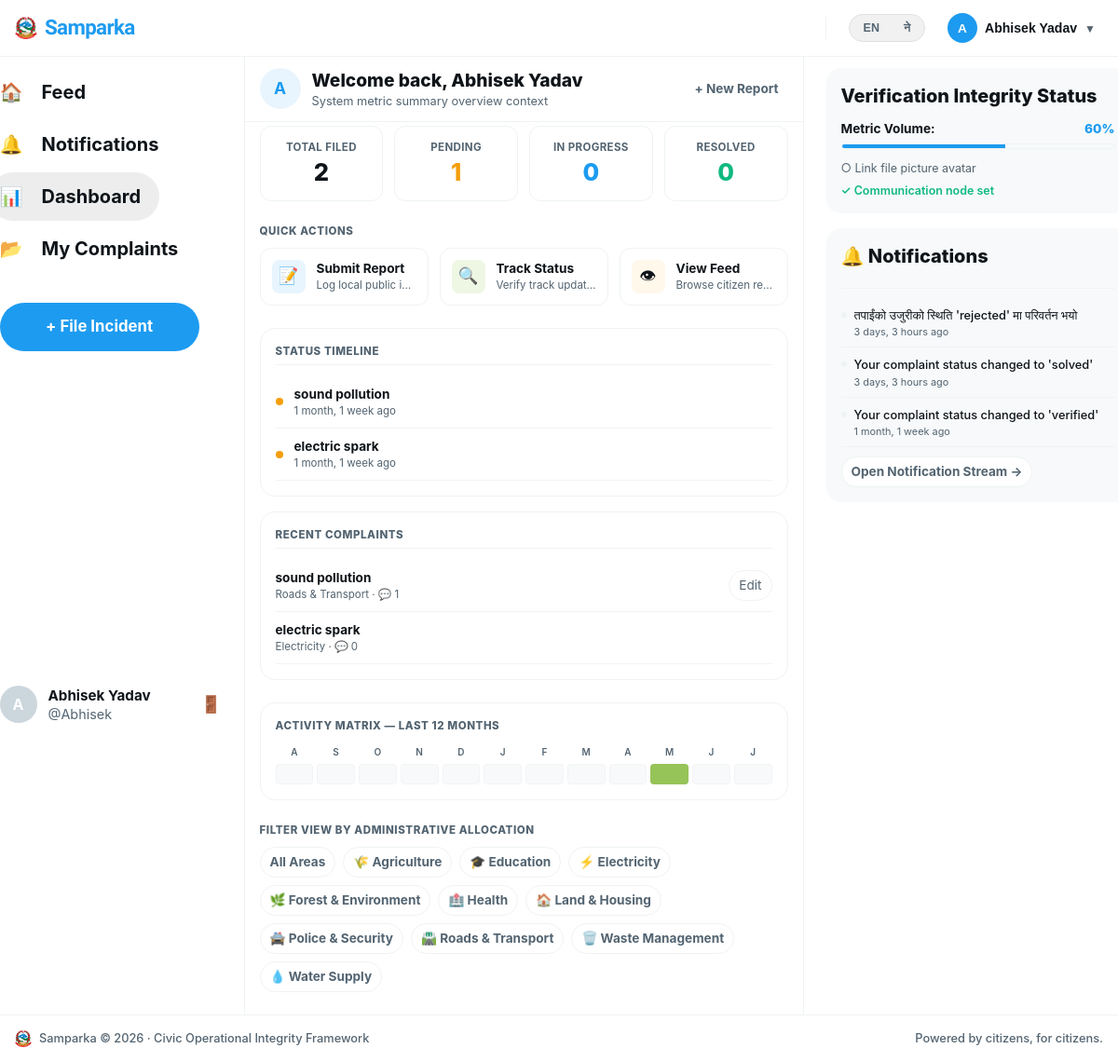
/accounts/user/ (signed in), run on an earlier commit of the app's database.
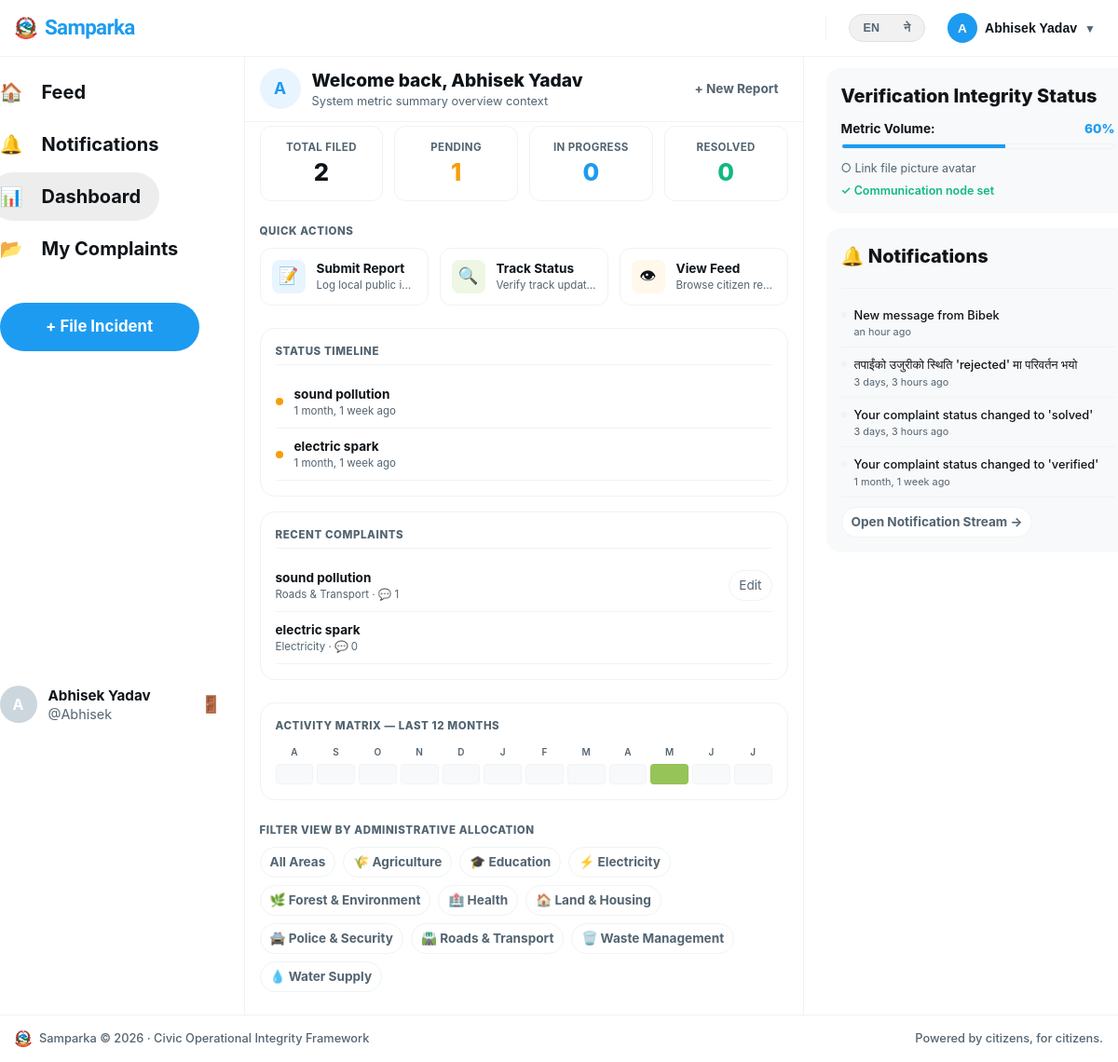
And on a later commit of the database.
### complaints/models.py (models this page shows, shortened)
class Complaint(models.Model):
    STATUS_PENDING = 'pending'
    STATUS_VERIFIED = 'verified'
    STATUS_IN_PROGRESS = 'in_progress'
    STATUS_SOLVED = 'solved'
    STATUS_REJECTED = 'rejected'
    STATUS_CHOICES = [
        (STATUS_PENDING, _('Pending')),
        (STATUS_VERIFIED, _('Verified')),
        (STATUS_IN_PROGRESS, _('In Progress')),
        (STATUS_SOLVED, _('Solved')),
        (STATUS_REJECTED, _('Rejected')),
    ]
    STATUS_COLORS = {
        STATUS_PENDING: '#F59E0B',
        STATUS_VERIFIED: '#3B82F6',
        STATUS_IN_PROGRESS: '#8B5CF6',
        STATUS_SOLVED: '#10B981',
        STATUS_REJECTED: '#EF4444',
    }
    PRIORITY_CHOICES = [
        ('low', _('Low')),
        ('medium', _('Medium')),
        ('high', _('High')),
        ('urgent', _('Urgent')),
    ]
    priority = models.CharField(max_length=10, choices=PRIORITY_CHOICES, default='medium')
    due_date = models.DateField(null=True, blank=True)
    author = models.ForeignKey(settings.AUTH_USER_MODEL, on_delete=models.CASCADE, related_name='complaints')
    department = models.ForeignKey(Department, on_delete=models.SET_NULL, null=True, related_name='complaints')
    title = models.CharField(max_length=200)
    description = models.TextField()
    status = models.CharField(max_length=20, choices=STATUS_CHOICES, default=STATUS_PENDING)
    location_name = models.CharField(max_length=200, blank=True, help_text='Human readable location name')
    latitude = models.DecimalField(max_digits=9, decimal_places=6, null=True, blank=True)
    longitude = models.DecimalField(max_digits=9, decimal_places=6, null=True, blank=True)
    upvotes = models.ManyToManyField(settings.AUTH_USER_MODEL, through='Vote', related_name='voted_complaints', blank=True)
    view_count = models.PositiveIntegerField(default=0)
    admin_note = models.TextField(blank=True, help_text='Internal note from admin (not shown to public)')
    is_anonymous = models.BooleanField(default=False)
    created_at = models.DateTimeField(auto_now_add=True)
    updated_at = models.DateTimeField(auto_now=True)
    class Meta:
        ordering = ['-created_at']
    def get_absolute_url(self):
        return reverse('complaints:detail', kwargs={'pk': self.pk})
    @property
    def upvote_count(self):
        return self.votes.filter(value=1).count()
    @property
    def comment_count(self):
        return self.comments.filter(is_approved=True).count()

class Notification(models.Model):
    recipient  = models.ForeignKey('accounts.User', on_delete=models.CASCADE, related_name='notifications')
    title      = models.CharField(max_length=200)
    body       = models.TextField()
    link       = models.CharField(max_length=300, blank=True)
    is_read    = models.BooleanField(default=False)
    created_at = models.DateTimeField(auto_now_add=True)
    class Meta:
        ordering = ['-created_at']

### departments/models.py (models this page shows, shortened)
class Department(models.Model):
    name = models.CharField(
        max_length=100,
        unique=True
    )
    name_ne = models.CharField(
        max_length=100,
        blank=True,
        help_text='Nepali name of the department (optional)'
    )
    slug = models.SlugField(
        unique=True
    )
    description = models.TextField(
        blank=True
    )
    icon = models.CharField(
        max_length=50,
        default='🏛️',
        help_text='Emoji icon for the department'
    )
    color = models.CharField(
        max_length=7,
        default='#3B82F6',
        help_text='Hex color for department badge'
    )
    is_active = models.BooleanField(
        default=True
    )
    created_at = models.DateTimeField(
        auto_now_add=True
    )
    class Meta:
        ordering = ['name']
    @property
    def display_name(self):
        if get_language() == 'ne' and self.name_ne:
            return self.name_ne
        return self.name

### accounts/views.py (the view)
# urls.py: path('user/',                               views.user_dashboard,        name='user_dashboard'),
@login_required
def user_dashboard(request):
    complaints = Complaint.objects.filter(author=request.user).order_by('-created_at')
    total_complaints = complaints.count()
    user = request.user
    fields = [user.avatar, user.bio, user.email, user.phone, user.district]
    profile_completion = int((sum(bool(f) for f in fields) / len(fields)) * 100)
    now = timezone.now()
    heatmap_data = []
    heatmap_months = []
    for i in range(11, -1, -1):
        month_start = (now.replace(day=1) - timedelta(days=30 * i))
        month_end = (month_start.replace(day=28) + timedelta(days=4)).replace(day=1)
        count = complaints.filter(created_at__gte=month_start, created_at__lt=month_end).count()
        heatmap_data.append(min(count, 4))
        heatmap_months.append(month_start.strftime('%b')[0])
    total_upvotes = sum(c.upvote_count for c in complaints)
    total_comments = sum(c.comment_count for c in complaints)
    total_views = complaints.aggregate(total=Sum('view_count'))['total'] or 0
    avg_engagement = round(
        (total_upvotes + total_comments) / total_complaints, 1
    ) if total_complaints else 0
    engagement_stats = [
        {'label': _('Total upvotes received'), 'value': total_upvotes},
        {'label': _('Total comments received'), 'value': total_comments},
        {'label': _('Total views'), 'value': total_views},
        {'label': _('Avg. engagement / complaint'), 'value': avg_engagement},
    ]
    top_complaint = max(
        complaints,
        key=lambda c: (c.upvote_count + c.comment_count + c.view_count),
        default=None
    )
    recent_notifications = Notification.objects.filter(
        recipient=request.user
    ).order_by('-created_at')[:4]
    selected_dept = request.GET.get('dept')
    departments = Department.objects.all()
    context = {
        'complaints': complaints,
        'recent_complaints': complaints[:5],
        'total_count': total_complaints,
        'pending_count': complaints.filter(status='pending').count(),
        'in_progress_count': complaints.filter(status='in_progress').count(),
        'resolved_count': complaints.filter(status='solved').count(),
        'profile_completion': profile_completion,
        'heatmap_data': heatmap_data,
        'heatmap_months': heatmap_months,
        'engagement_stats': engagement_stats,
        'top_complaint': top_complaint,
        'recent_notifications': recent_notifications,
        'departments': departments,
        'selected_dept': selected_dept,
    }
    return render(request, 'accounts/user_dashboard.html', context)

### accounts/context_processors.py (called while the page is built)
def notifications(request):
    if request.user.is_authenticated:
        return {
            'unread_count': request.user.notifications.filter(is_read=False).count()
        }
    return {'unread_count': 0}

### accounts/models.py (called while the page is built)
    @property
    def display_name(self):
        if self.first_name:
            return f"{self.first_name} {self.last_name}".strip()
        return self.username

### accounts/templates/accounts/user_dashboard.html (shortened to what the changed rows need)
{% extends 'base.html' %}
{% load humanize %}
{% load i18n %}
{% block content %}
<div class="x-workspace-container">
  <main class="x-panel-center">
    <div class="x-center-filter-row" style="position: static; display: flex; align-items: center; justify-content: space-between; padding: 16px; gap: 16px; flex-wrap: wrap;">
      <div style="display: flex; align-items: center; gap: 12px; min-width: 0;">
        <div style="min-width: 0;">
          {% with user_display_name=user.display_name %}
            <h2 style="font-size: 1.2rem; font-weight: 800; color: var(--text-main); margin: 0; overflow: hidden; text-overflow: ellipsis; white-space: nowrap;">{% blocktrans %}Welcome back, {{ user_display_name }}{% endblocktrans %}</h2>
          {% endwith %}
        </div>
      </div>
    </div>
    <div class="x-dash-split-row">
      <div class="x-dash-block-card">
        {% for complaint in recent_complaints %}
          <div style="display: flex; gap: 12px; padding: 10px 0; border-bottom: 1px solid var(--border-color); align-items: center; min-width: 0;">
            <span style="width: 8px; height: 8px; border-radius: 50%; flex-shrink: 0;
              background: {% if complaint.status == 'resolved' or complaint.status == 'solved' %}#10b981{% elif complaint.status == 'in_progress' %}var(--accent-blue, #1d9bf0){% else %}#f59e0b{% endif %};"></span>
            <div style="flex: 1; min-width: 0;">
              <div style="font-size: 0.85rem; font-weight: 700; color: var(--text-main); white-space: nowrap; overflow: hidden; text-overflow: ellipsis;">{{ complaint.title }}</div>
              <div style="font-size: 0.72rem; color: var(--text-muted);">{{ complaint.created_at|naturaltime }}</div>
            </div>
          </div>
        {% empty %}
          <div style="font-size: 0.85rem; color: var(--text-muted); padding: 16px 0;">{% trans "No logged items detected." %}</div>
        {% endfor %}
      </div>
      <div class="x-dash-block-card">
        {% for complaint in recent_complaints %}
          <div style="display: flex; align-items: center; gap: 10px; padding: 10px 0; border-bottom: 1px solid var(--border-color); min-width: 0;">
            <div style="flex: 1; min-width: 0;">
              <div style="font-size: 0.85rem; font-weight: 700; color: var(--text-main); white-space: nowrap; overflow: hidden; text-overflow: ellipsis;">
                <a href="{{ complaint.get_absolute_url }}" style="color: inherit; text-decoration: none;">{{ complaint.title }}</a>
              </div>
              <div style="font-size: 0.72rem; color: var(--text-muted); white-space: nowrap; overflow: hidden; text-overflow: ellipsis;">
                {{ complaint.department.display_name|default:"General Dept" }} · 💬 {{ complaint.comment_count|default:0 }}
              </div>
            </div>
            {% if complaint.status == 'pending' %}
              <a href="{% url 'complaints:edit' pk=complaint.pk %}" class="x-pill-action-btn" style="font-size: 0.75rem; padding: 4px 10px; text-decoration: none; border: 1px solid var(--border-color); color: var(--text-main); background: #fff; border-radius: 6px; flex-shrink: 0;">{% trans "Edit" %}</a>
            {% endif %}
          </div>
        {% empty %}
          <div style="font-size: 0.85rem; color: var(--text-muted); padding: 16px 0;">{% trans "No complaints published yet." %}</div>
        {% endfor %}
      </div>
    </div>
    <div style="padding: 0 16px; margin-bottom: 24px;">
      <div class="x-dash-block-card" style="overflow-x: auto;">
        <div style="min-width: 440px;">
          <div style="display: grid; grid-template-columns: repeat(12, 1fr); gap: 4px; margin-bottom: 6px;">
            {% for m in heatmap_months %}<span style="font-size: 10px; color: var(--text-muted); text-align: center; font-weight: 600;">{{ m }}</span>{% endfor %}
          </div>
          <div style="display: grid; grid-template-columns: repeat(12, 1fr); gap: 4px;">
            {% for count in heatmap_data %}
              <div title="{% blocktrans %}{{ count }} report filings{% endblocktrans %}" style="aspect-ratio: 1; border-radius: 4px; height: 22px; width: 100%;
                background: {% if count == 0 %}var(--bg-subtle, #f7f9fa){% elif count == 1 %}#c0dd97{% elif count == 2 %}#97c459{% elif count == 3 %}#639922{% else %}#3b6d11{% endif %}; border: 1px solid rgba(0,0,0,0.02);"></div>
            {% endfor %}
          </div>
        </div>
      </div>
    </div>
    <div style="padding: 0 16px; margin-bottom: 24px;">
      <div style="display: flex; gap: 8px; flex-wrap: wrap;">
        <a href="?" class="x-pill-action-btn {% if not selected_dept %}active{% endif %}" style="text-decoration: none; padding: 6px 14px; font-size: 0.8rem; font-weight: 700; border: 1px solid var(--border-color); color: var(--text-main); background: #fff; border-radius: 14px;">{% trans "All Areas" %}</a>
        {% for dept in departments %}
          <a href="?dept={{ dept.id }}" class="x-pill-action-btn {% if selected_dept == dept.id|stringformat:'s' %}active{% endif %}" style="text-decoration: none; padding: 6px 14px; font-size: 0.8rem; font-weight: 700; border: 1px solid var(--border-color); color: var(--text-main); background: #fff; border-radius: 14px;">
            {{ dept.icon }} {{ dept.display_name }}
          </a>
        {% endfor %}
      </div>
    </div>
  </main>
  <aside class="x-panel-right">
    <div class="x-sticky-scroll-box">
      <section class="x-right-panel-widget">
        <div style="display: flex; flex-direction: column; gap: 2px;">
          {% for notif in recent_notifications %}
            <div style="display: flex; gap: 8px; padding: 8px 0; border-bottom: 1px solid var(--border-color); align-items: flex-start; min-width: 0;">
              <span style="width: 6px; height: 6px; border-radius: 50%; flex-shrink: 0; margin-top: 5px;
                background: {% if not notif.is_read %}var(--accent-blue, #1d9bf0){% else %}var(--border-color){% endif %};"></span>
              <div style="flex: 1; min-width: 0;">
                <div style="font-size: 0.8rem; font-weight: {% if not notif.is_read %}700{% else %}500{% endif %}; color: var(--text-main); line-height: 1.35; display: -webkit-box; -webkit-line-clamp: 2; -webkit-box-orient: vertical; overflow: hidden;">{{ notif.title }}</div>
                <div style="font-size: 0.68rem; color: var(--text-muted); margin-top: 2px;">{{ notif.created_at|naturaltime }}</div>
              </div>
            </div>
          {% empty %}
            <div style="font-size: 0.8rem; color: var(--text-muted); padding: 12px 0; text-align: center;">{% trans "Log context clear." %}</div>
          {% endfor %}
        </div>
      </section>
    </div>
  </aside>
</div>
{% endblock %}

What changed in the data, as far as the page shows it:
added Notification: is_read True (drawn), title "New message from Bibek", created_at "an hour ago"
